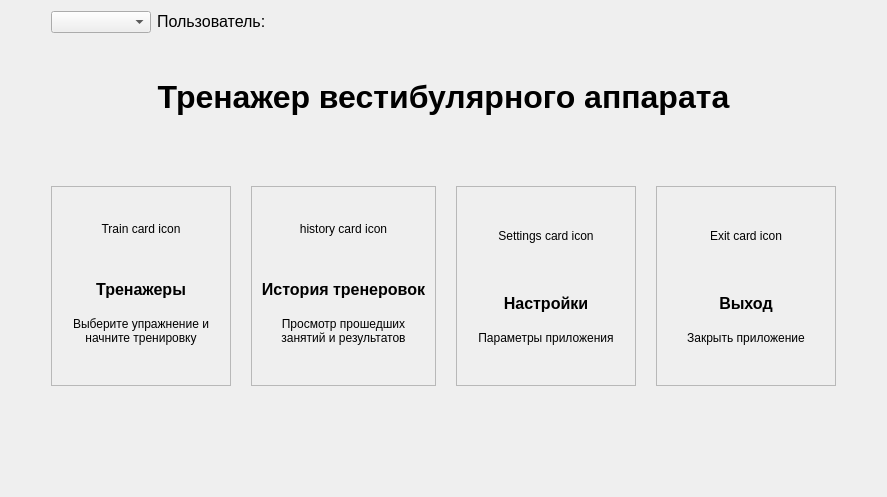
      <widget class="QWidget" name="page_main">
       <layout class="QVBoxLayout" name="verticalLayout_21">
        <item>
         <layout class="QVBoxLayout" name="verticalLayout_20" stretch="0,0,1,0,3,0">
          <item>
           <layout class="QHBoxLayout" name="horizontalLayout" stretch="0,0,0,0">
            <item>
             <spacer name="horizontalSpacer_3">
              <property name="orientation">
               <enum>Qt::Horizontal</enum>
              </property>
              <property name="sizeType">
               <enum>QSizePolicy::Minimum</enum>
              </property>
              <property name="sizeHint" stdset="0">
               <size>
                <width>40</width>
                <height>20</height>
               </size>
              </property>
             </spacer>
            </item>
            <item>
             <widget class="QComboBox" name="comboBox_choose_user">
              <property name="sizePolicy">
               <sizepolicy hsizetype="Maximum" vsizetype="Fixed">
                <horstretch>0</horstretch>
                <verstretch>0</verstretch>
               </sizepolicy>
              </property>
              <property name="minimumSize">
               <size>
                <width>100</width>
                <height>0</height>
               </size>
              </property>
              <property name="font">
               <font>
                <pointsize>8</pointsize>
               </font>
              </property>
             </widget>
            </item>
            <item>
             <widget class="QLabel" name="label_16">
              <property name="sizePolicy">
               <sizepolicy hsizetype="Preferred" vsizetype="Fixed">
                <horstretch>0</horstretch>
                <verstretch>0</verstretch>
               </sizepolicy>
              </property>
              <property name="font">
               <font>
                <pointsize>12</pointsize>
               </font>
              </property>
              <property name="text">
               <string>Пользователь:</string>
              </property>
              <property name="alignment">
               <set>Qt::AlignLeading|Qt::AlignLeft|Qt::AlignVCenter</set>
              </property>
             </widget>
            </item>
            <item>
             <spacer name="horizontalSpacer_4">
              <property name="orientation">
               <enum>Qt::Horizontal</enum>
              </property>
              <property name="sizeHint" stdset="0">
               <size>
                <width>40</width>
                <height>20</height>
               </size>
              </property>
             </spacer>
            </item>
           </layout>
          </item>
          <item>
           <spacer name="verticalSpacer_3">
            <property name="orientation">
             <enum>Qt::Vertical</enum>
            </property>
            <property name="sizeHint" stdset="0">
             <size>
              <width>20</width>
              <height>40</height>
             </size>
            </property>
           </spacer>
          </item>
          <item>
           <widget class="QLabel" name="main_title">
            <property name="sizePolicy">
             <sizepolicy hsizetype="Preferred" vsizetype="Maximum">
              <horstretch>0</horstretch>
              <verstretch>0</verstretch>
             </sizepolicy>
            </property>
            <property name="font">
             <font>
              <pointsize>24</pointsize>
              <weight>75</weight>
              <bold>true</bold>
             </font>
            </property>
            <property name="text">
             <string>Тренажер вестибулярного аппарата</string>
            </property>
            <property name="alignment">
             <set>Qt::AlignCenter</set>
            </property>
            <property name="class" stdset="0">
             <string>title_underline</string>
            </property>
           </widget>
          </item>
          <item>
           <spacer name="verticalSpacer_2">
            <property name="orientation">
             <enum>Qt::Vertical</enum>
            </property>
            <property name="sizeHint" stdset="0">
             <size>
              <width>20</width>
              <height>40</height>
             </size>
            </property>
           </spacer>
          </item>
          <item>
           <layout class="QGridLayout" name="gridLayout">
            <property name="leftMargin">
             <number>0</number>
            </property>
            <property name="topMargin">
             <number>25</number>
            </property>
            <property name="rightMargin">
             <number>0</number>
            </property>
            <property name="bottomMargin">
             <number>60</number>
            </property>
            <property name="horizontalSpacing">
             <number>20</number>
            </property>
            <item row="0" column="3">
             <widget class="ClickableCard" name="card_settings_btn">
              <property name="sizePolicy">
               <sizepolicy hsizetype="Preferred" vsizetype="Preferred">
                <horstretch>0</horstretch>
                <verstretch>0</verstretch>
               </sizepolicy>
              </property>
              <property name="minimumSize">
               <size>
                <width>180</width>
                <height>200</height>
               </size>
              </property>
              <property name="maximumSize">
               <size>
                <width>400</width>
                <height>380</height>
               </size>
              </property>
              <property name="autoFillBackground">
               <bool>true</bool>
              </property>
              <property name="frameShape">
               <enum>QFrame::StyledPanel</enum>
              </property>
              <property name="frameShadow">
               <enum>QFrame::Raised</enum>
              </property>
              <property name="class" stdset="0">
               <string>card</string>
              </property>
              <layout class="QVBoxLayout" name="verticalLayout_16">
               <property name="spacing">
                <number>18</number>
               </property>
               <property name="bottomMargin">
                <number>40</number>
               </property>
               <item>
                <widget class="CardIcon" name="lable_settings_card_icon">
                 <property name="text">
                  <string>Settings card icon</string>
                 </property>
                 <property name="alignment">
                  <set>Qt::AlignCenter</set>
                 </property>
                 <property name="svg_file" stdset="0">
                  <string>./img/settings_icon.svg</string>
                 </property>
                 <property name="main_color" stdset="0">
                  <string>#4c81a9</string>
                 </property>
                 <property name="circle_color" stdset="0">
                  <string>#eff5fa</string>
                 </property>
                </widget>
               </item>
               <item>
                <widget class="QLabel" name="lable_train_card_title_6">
                 <property name="sizePolicy">
                  <sizepolicy hsizetype="Preferred" vsizetype="Maximum">
                   <horstretch>0</horstretch>
                   <verstretch>0</verstretch>
                  </sizepolicy>
                 </property>
                 <property name="font">
                  <font>
                   <pointsize>12</pointsize>
                   <weight>75</weight>
                   <bold>true</bold>
                  </font>
                 </property>
                 <property name="text">
                  <string>Настройки</string>
                 </property>
                 <property name="alignment">
                  <set>Qt::AlignCenter</set>
                 </property>
                 <property name="class" stdset="0">
                  <string>title_underline</string>
                 </property>
                </widget>
               </item>
               <item>
                <widget class="QLabel" name="lable_train_card_description_6">
                 <property name="sizePolicy">
                  <sizepolicy hsizetype="Preferred" vsizetype="Maximum">
                   <horstretch>0</horstretch>
                   <verstretch>0</verstretch>
                  </sizepolicy>
                 </property>
                 <property name="font">
                  <font>
                   <pointsize>9</pointsize>
                  </font>
                 </property>
                 <property name="text">
                  <string>Параметры приложения</string>
                 </property>
                 <property name="alignment">
                  <set>Qt::AlignCenter</set>
                 </property>
                 <property name="wordWrap">
                  <bool>true</bool>
                 </property>
                </widget>
               </item>
              </layout>
             </widget>
            </item>
            <item row="0" column="1">
             <widget class="ClickableCard" name="card_train_btn">
              <property name="sizePolicy">
               <sizepolicy hsizetype="Preferred" vsizetype="Preferred">
                <horstretch>0</horstretch>
                <verstretch>0</verstretch>
               </sizepolicy>
              </property>
              <property name="minimumSize">
               <size>
                <width>180</width>
                <height>200</height>
               </size>
              </property>
              <property name="maximumSize">
               <size>
                <width>400</width>
                <height>500</height>
               </size>
              </property>
              <property name="autoFillBackground">
               <bool>true</bool>
              </property>
              <property name="frameShape">
               <enum>QFrame::StyledPanel</enum>
              </property>
              <property name="frameShadow">
               <enum>QFrame::Raised</enum>
              </property>
              <property name="class" stdset="0">
               <string>card</string>
              </property>
              <layout class="QVBoxLayout" name="verticalLayout_11">
               <property name="spacing">
                <number>18</number>
               </property>
               <property name="bottomMargin">
                <number>40</number>
               </property>
               <item>
                <widget class="CardIcon" name="lable_train_card_icon">
                 <property name="text">
                  <string>Train card icon</string>
                 </property>
                 <property name="alignment">
                  <set>Qt::AlignCenter</set>
                 </property>
                 <property name="svg_file" stdset="0">
                  <string>./img/train_icon.svg</string>
                 </property>
                 <property name="main_color" stdset="0">
                  <string>#0ac5c4</string>
                 </property>
                 <property name="circle_color" stdset="0">
                  <string>#f0fbfb</string>
                 </property>
                </widget>
               </item>
               <item>
                <widget class="QLabel" name="lable_train_card_title">
                 <property name="sizePolicy">
                  <sizepolicy hsizetype="Preferred" vsizetype="Maximum">
                   <horstretch>0</horstretch>
                   <verstretch>0</verstretch>
                  </sizepolicy>
                 </property>
                 <property name="font">
                  <font>
                   <pointsize>12</pointsize>
                   <weight>75</weight>
                   <bold>true</bold>
                  </font>
                 </property>
                 <property name="text">
                  <string>Тренажеры</string>
                 </property>
                 <property name="alignment">
                  <set>Qt::AlignCenter</set>
                 </property>
                 <property name="class" stdset="0">
                  <string>title_underline</string>
                 </property>
                </widget>
               </item>
               <item>
                <widget class="QLabel" name="lable_train_card_description">
                 <property name="sizePolicy">
                  <sizepolicy hsizetype="Preferred" vsizetype="Maximum">
                   <horstretch>0</horstretch>
                   <verstretch>0</verstretch>
                  </sizepolicy>
                 </property>
                 <property name="font">
                  <font>
                   <pointsize>9</pointsize>
                  </font>
                 </property>
                 <property name="text">
                  <string>Выберите упражнение и начните тренировку</string>
                 </property>
                 <property name="alignment">
                  <set>Qt::AlignCenter</set>
                 </property>
                 <property name="wordWrap">
                  <bool>true</bool>
                 </property>
                </widget>
               </item>
              </layout>
             </widget>
            </item>
            <item row="0" column="2">
             <widget class="ClickableCard" name="card_history_btn">
              <property name="sizePolicy">
               <sizepolicy hsizetype="Preferred" vsizetype="Preferred">
                <horstretch>0</horstretch>
                <verstretch>0</verstretch>
               </sizepolicy>
              </property>
              <property name="minimumSize">
               <size>
                <width>180</width>
                <height>200</height>
               </size>
              </property>
              <property name="maximumSize">
               <size>
                <width>400</width>
                <height>380</height>
               </size>
              </property>
              <property name="autoFillBackground">
               <bool>true</bool>
              </property>
              <property name="frameShape">
               <enum>QFrame::StyledPanel</enum>
              </property>
              <property name="frameShadow">
               <enum>QFrame::Raised</enum>
              </property>
              <property name="class" stdset="0">
               <string>card</string>
              </property>
              <layout class="QVBoxLayout" name="verticalLayout_18">
               <property name="spacing">
                <number>18</number>
               </property>
               <property name="bottomMargin">
                <number>40</number>
               </property>
               <item>
                <widget class="CardIcon" name="lable_history_card_icon">
                 <property name="text">
                  <string>history card icon</string>
                 </property>
                 <property name="alignment">
                  <set>Qt::AlignCenter</set>
                 </property>
                 <property name="svg_file" stdset="0">
                  <string>./img/history_icon.svg</string>
                 </property>
                 <property name="main_color" stdset="0">
                  <string>#fd8c25</string>
                 </property>
                 <property name="circle_color" stdset="0">
                  <string>#fef6ee</string>
                 </property>
                </widget>
               </item>
               <item>
                <widget class="QLabel" name="lable_train_card_title_8">
                 <property name="sizePolicy">
                  <sizepolicy hsizetype="Preferred" vsizetype="Maximum">
                   <horstretch>0</horstretch>
                   <verstretch>0</verstretch>
                  </sizepolicy>
                 </property>
                 <property name="font">
                  <font>
                   <pointsize>12</pointsize>
                   <weight>75</weight>
                   <bold>true</bold>
                  </font>
                 </property>
                 <property name="text">
                  <string>История тренеровок</string>
                 </property>
                 <property name="alignment">
                  <set>Qt::AlignCenter</set>
                 </property>
                 <property name="wordWrap">
                  <bool>false</bool>
                 </property>
                 <property name="class" stdset="0">
                  <string>title_underline</string>
                 </property>
                </widget>
               </item>
               <item>
                <widget class="QLabel" name="lable_train_card_description_8">
                 <property name="sizePolicy">
                  <sizepolicy hsizetype="Preferred" vsizetype="Maximum">
                   <horstretch>0</horstretch>
                   <verstretch>0</verstretch>
                  </sizepolicy>
                 </property>
                 <property name="font">
                  <font>
                   <pointsize>9</pointsize>
                  </font>
                 </property>
                 <property name="text">
                  <string>Просмотр прошедших занятий и результатов</string>
                 </property>
                 <property name="alignment">
                  <set>Qt::AlignCenter</set>
                 </property>
                 <property name="wordWrap">
                  <bool>true</bool>
                 </property>
                </widget>
               </item>
              </layout>
             </widget>
            </item>
            <item row="0" column="4">
             <widget class="ClickableCard" name="card_exit_btn">
              <property name="sizePolicy">
               <sizepolicy hsizetype="Preferred" vsizetype="Preferred">
                <horstretch>0</horstretch>
                <verstretch>0</verstretch>
               </sizepolicy>
              </property>
              <property name="minimumSize">
               <size>
                <width>180</width>
                <height>200</height>
               </size>
              </property>
              <property name="maximumSize">
               <size>
                <width>400</width>
                <height>380</height>
               </size>
              </property>
              <property name="autoFillBackground">
               <bool>true</bool>
              </property>
              <property name="frameShape">
               <enum>QFrame::StyledPanel</enum>
              </property>
              <property name="frameShadow">
               <enum>QFrame::Raised</enum>
              </property>
              <property name="class" stdset="0">
               <string>card</string>
              </property>
              <layout class="QVBoxLayout" name="verticalLayout_19">
               <property name="spacing">
                <number>18</number>
               </property>
               <property name="bottomMargin">
                <number>40</number>
               </property>
               <item>
                <widget class="CardIcon" name="lable_exit_card_icon">
                 <property name="text">
                  <string>Exit card icon</string>
                 </property>
                 <property name="alignment">
                  <set>Qt::AlignCenter</set>
                 </property>
                 <property name="svg_file" stdset="0">
                  <string>./img/exit_icon.svg</string>
                 </property>
                 <property name="main_color" stdset="0">
                  <string>#473fa5</string>
                 </property>
                 <property name="circle_color" stdset="0">
                  <string>#f3f3fa</string>
                 </property>
                </widget>
               </item>
               <item>
                <widget class="QLabel" name="lable_train_card_title_9">
                 <property name="sizePolicy">
                  <sizepolicy hsizetype="Preferred" vsizetype="Maximum">
                   <horstretch>0</horstretch>
                   <verstretch>0</verstretch>
                  </sizepolicy>
                 </property>
                 <property name="font">
                  <font>
                   <pointsize>12</pointsize>
                   <weight>75</weight>
                   <bold>true</bold>
                  </font>
                 </property>
                 <property name="text">
                  <string>Выход</string>
                 </property>
                 <property name="alignment">
                  <set>Qt::AlignCenter</set>
                 </property>
                 <property name="class" stdset="0">
                  <string>title_underline</string>
                 </property>
                </widget>
               </item>
               <item>
                <widget class="QLabel" name="lable_train_card_description_9">
                 <property name="sizePolicy">
                  <sizepolicy hsizetype="Preferred" vsizetype="Maximum">
                   <horstretch>0</horstretch>
                   <verstretch>0</verstretch>
                  </sizepolicy>
                 </property>
                 <property name="font">
                  <font>
                   <pointsize>9</pointsize>
                  </font>
                 </property>
                 <property name="text">
                  <string>Закрыть приложение</string>
                 </property>
                 <property name="alignment">
                  <set>Qt::AlignCenter</set>
                 </property>
                 <property name="wordWrap">
                  <bool>true</bool>
                 </property>
                </widget>
               </item>
              </layout>
             </widget>
            </item>
            <item row="0" column="5">
             <spacer name="horizontalSpacer_2">
              <property name="orientation">
               <enum>Qt::Horizontal</enum>
              </property>
              <property name="sizeType">
               <enum>QSizePolicy::Minimum</enum>
              </property>
              <property name="sizeHint" stdset="0">
               <size>
                <width>40</width>
                <height>20</height>
               </size>
              </property>
             </spacer>
            </item>
            <item row="0" column="0">
             <spacer name="horizontalSpacer">
              <property name="orientation">
               <enum>Qt::Horizontal</enum>
              </property>
              <property name="sizeType">
               <enum>QSizePolicy::Minimum</enum>
              </property>
              <property name="sizeHint" stdset="0">
               <size>
                <width>40</width>
                <height>20</height>
               </size>
              </property>
             </spacer>
            </item>
           </layout>
          </item>
          <item>
           <spacer name="verticalSpacer">
            <property name="orientation">
             <enum>Qt::Vertical</enum>
            </property>
            <property name="sizeType">
             <enum>QSizePolicy::Expanding</enum>
            </property>
            <property name="sizeHint" stdset="0">
             <size>
              <width>40</width>
              <height>40</height>
             </size>
            </property>
           </spacer>
          </item>
         </layout>
        </item>
       </layout>
      </widget>
